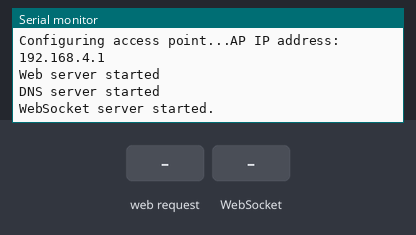
This sketch was run on a simulated ESP8266 (NodeMCU). On the bench: the last lines printed to the serial monitor. The test bench sets the inputs (shaded band).

Above: at 6.2 s.
6.3 s: HTTP request GET / received
At 7.5 s:
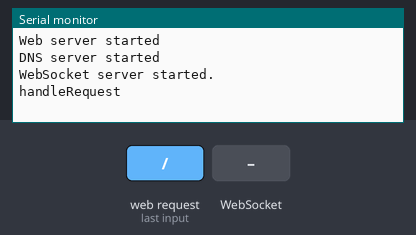
7.8 s: WebSocket text "/" received
At 8.8 s:
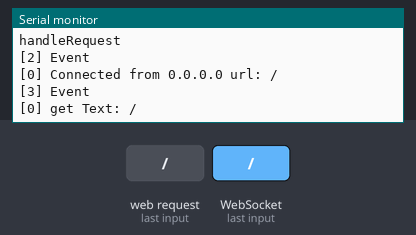
9.3 s: HTTP request GET /upload received
At 10.0 s:
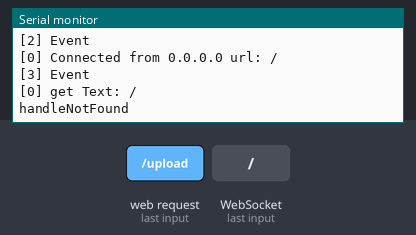
10.8 s: WebSocket text "1" received
At 11.1 s:
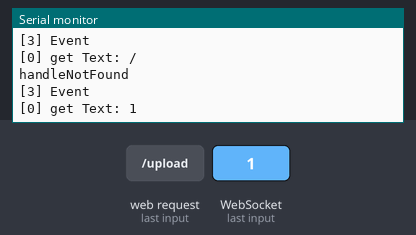

Measured:
- after the input at 6.3 s, the serial monitor: prints a new line at once (image 1)
- after the input at 7.8 s, the serial monitor: prints a new line at once (image 2)
- after the input at 9.3 s, the serial monitor: prints a new line at once (image 3)
- after the input at 10.8 s, the serial monitor: prints a new line at once (image 4)

The sketch:

ESP_PixelFan.ino
```cpp
#include <ESP8266WiFi.h>
#include <WiFiClient.h>
#include <SPI.h>
#include "src/MyWebserver.hpp"
#include "src/MyWebsocketServer.hpp"

/* Set these to your desired credentials. */
const char *ssid = "PixelFan";
const char *password = "";

#define LINES_PER_ROUND 180
#define LEDS_PER_LINE 26

uint8_t ledBuff[LINES_PER_ROUND*LEDS_PER_LINE][4];

WiFiServer dnsServer(53);
MyWebserver pixelFanWebserver;
MyWebsocketServer websocketServer(81);

/* Just a little test message.  Go to http://192.168.4.1 in a web browser
   connected to this access point to see it.
*/


void setup() {
  SPI.setFrequency(8000000);
  SPI.setBitOrder(MSBFIRST);
  SPI.begin();

  delay(5000);
  Serial.begin(115200);
  Serial.println();
  Serial.print("Configuring access point...");
  /* You can remove the password parameter if you want the AP to be open. */
  WiFi.softAP(ssid, password);

  IPAddress myIP = WiFi.softAPIP();
  Serial.print("AP IP address: ");
  Serial.println(myIP);

  pixelFanWebserver.init();

  Serial.println("Web server started");

  dnsServer.begin();
  Serial.println("DNS server started");

  websocketServer.begin();

  //fill buffer:
	for(uint32_t i = 0; i < LINES_PER_ROUND*LEDS_PER_LINE; i++)
	{
    if(i < LINES_PER_ROUND*LEDS_PER_LINE/2)
    {
      ledBuff[i][0] = 0xFF;
      ledBuff[i][1] = 0;
      ledBuff[i][2] = 0;
      ledBuff[i][3] = 6;
    }
    else
    {
      ledBuff[i][0] = 0xFF;
      ledBuff[i][1] = 6;
      ledBuff[i][2] = 0;
      ledBuff[i][3] = 6;
    }
	}

  SPI.setFrequency(8000000);
  SPI.setBitOrder(MSBFIRST);
  SPI.begin();

}

void loop() {
  static uint32_t cnt = 0;

  pixelFanWebserver.loop();
  websocketServer.loop();

  cnt++;

  if(cnt == 800)
  {
    if(websocketServer.newImage())
    {
      for(int i = 0; i < LINES_PER_ROUND*LEDS_PER_LINE; i++)
      {
        SPI.transfer(ledBuff[i][0]);
        SPI.transfer(ledBuff[i][1]);
        SPI.transfer(ledBuff[i][2]);
        SPI.transfer(ledBuff[i][3]);
      }
    }
    cnt = 0;
  }


  /*WiFiClient client = dnsServer.available();

  if (client) {

    while (client.connected()) {

      while (client.available()>0) {
        char c = client.read();
        Serial.write(c);
      }

      delay(10);
    }

    client.stop();
    Serial.println("Client disconnected");

  }*/
}
```

MyWebserver.cpp
```cpp
#include "MyWebserver.hpp"
#include "Websites.hpp"

extern uint8_t* ledBuff;

MyWebserver::MyWebserver():
    webServer(80)
{

}

void MyWebserver::init()
{
  webServer.onNotFound(std::bind(&MyWebserver::handleNotFound, this));
  webServer.on("/", std::bind(&MyWebserver::handleRequest, this));
  //webServer.onFileUpload(handleUpload);

  webServer.on("/upload", HTTP_POST,                       // if the client posts to the upload page
    std::bind(&MyWebserver::handlePostRequest, this) ,                          // Send status 200 (OK) to tell the client we are ready to receive
    std::bind(&MyWebserver::handleFileUpload, this)                // Receive and save the file
  );

  webServer.begin();

}

void MyWebserver::handlePostRequest()
{
    Serial.println("POST request");

    webServer.send(200);
}

void MyWebserver::loop()
{
    webServer.handleClient();
}

void MyWebserver::handleNotFound() {
  Serial.println("handleNotFound");
  //webServer.sendHeader 	("Location","http://192.168.4.1/");
  //webServer.send(302, "text/html", "<h1>Moved</h1>");

  webServer.send(200, "text/html", "<h1>not Found :)</h1>");

}

void MyWebserver::handleRequest() {
  Serial.println("handleRequest");
  webServer.send(200, "text/html", Websites::mainPage);
/*
  char tmpBuf[7];
  for(uint16_t i = 0; i < 6000; i++)
  {
    itoa(adcData[i], tmpBuf, 10);
    webServer.sendContent( tmpBuf );
    webServer.sendContent( "\n" );
  }
  webServer.client().stop();*/
}


String MyWebserver::getContentType(String filename) { // convert the file extension to the MIME type
  if (filename.endsWith(".html")) return "text/html";
  else if (filename.endsWith(".css")) return "text/css";
  else if (filename.endsWith(".js")) return "application/javascript";
  else if (filename.endsWith(".ico")) return "image/x-icon";
  else if (filename.endsWith(".gz")) return "application/x-gzip";
  return "text/plain";
}


void MyWebserver::handleFileUpload(){ // upload a new file to the SPIFFS
  HTTPUpload& upload = webServer.upload();

  Serial.print("handleFileUpload: ");
  Serial.println(upload.status);

  if(upload.status == UPLOAD_FILE_START){
      fileBufIndex = 0;
    String filename = upload.filename;
    if(!filename.startsWith("/")) filename = "/"+filename;
    Serial.print("handleFileUpload Name: "); Serial.println(filename);
  } else if(upload.status == UPLOAD_FILE_WRITE){
    Serial.println("File:");
    for(uint32_t i = 0; i < upload.currentSize; i++)
    {
      //Serial.print(upload.buf[i]);
      ledBuff[fileBufIndex] = upload.buf[i];

      //if(fileBufIndex < (MAX_FILE_SIZE-1))
        fileBufIndex++;

    }
    Serial.println("");
  } else if(upload.status == UPLOAD_FILE_END){
      Serial.print("handleFileUpload Size: ");
      Serial.println(upload.totalSize);
      Serial.print("pointer: ");
      Serial.println(fileBufIndex);
      webServer.sendHeader("Location","/");      // Redirect the client to the success page
      webServer.send(303);
    //} else {
    //  webServer.send(500, "text/plain", "500: couldn't create file");
    //}
  }
}


/*
bool handleFileRead(String path) { // send the right file to the client (if it exists)
  Serial.println("handleFileRead: " + path);
  if (path.endsWith("/")) path += "index.html";          // If a folder is requested, send the index file
  String contentType = getContentType(path);             // Get the MIME type
  String pathWithGz = path + ".gz";
  if (SPIFFS.exists(pathWithGz) || SPIFFS.exists(path)) { // If the file exists, either as a compressed archive, or normal
    if (SPIFFS.exists(pathWithGz))                         // If there's a compressed version available
      path += ".gz";                                         // Use the compressed verion
    File file = SPIFFS.open(path, "r");                    // Open the file
    size_t sent = webServer.streamFile(file, contentType);    // Send it to the client
    file.close();                                          // Close the file again
    Serial.println(String("\tSent file: ") + path);
    return true;
  }
  Serial.println(String("\tFile Not Found: ") + path);   // If the file doesn't exist, return false
  return false;
}*/
```

MyWebserver.hpp
```cpp
#ifndef MY_WEBSERVER_HPP
#define MY_WEBSERVER_HPP


#include <ESP8266WebServer.h>

//#define MAX_FILE_SIZE 12675

class MyWebserver
{
    public:
    MyWebserver();
    void init();
    void loop();

    private:
    void handleRequest();
    void handlePostRequest();
    void handleNotFound();
    bool handleFileRead(String path);       // send the right file to the client (if it exists)
    void handleFileUpload();                // upload a new file to the SPIFFS
    String getContentType(String filename); // convert the file extension to the MIME type

    ESP8266WebServer webServer;
    //char fileBuf[MAX_FILE_SIZE];
    uint32_t fileBufIndex;
};

#endif
```

MyWebsocketServer.cpp
```cpp
#include "MyWebsocketServer.hpp"

extern uint8_t ledBuff[255*26][4];

MyWebsocketServer::MyWebsocketServer(int port):
    webSocket(port)
{

}

void MyWebsocketServer::begin()
{
    webSocket.begin();                          // start the websocket server
    //webSocket.onEvent(std::function<void(unsigned char, WStype_t, unsigned char*, unsigned int)> &webSocketEvent);          // if there's an incomming websocket message, go to function 'webSocketEvent'
    webSocket.onEvent(std::bind(&MyWebsocketServer::webSocketEvent, this, std::placeholders::_1, std::placeholders::_2, std::placeholders::_3, std::placeholders::_4));          // if there's an incomming websocket message, go to function 'webSocketEvent'
    Serial.println("WebSocket server started.");
}

void MyWebsocketServer::webSocketEvent(uint8_t num, WStype_t type, uint8_t * payload, size_t length)
{ // When a WebSocket message is received
  Serial.printf("[%u] Event\n", (int)type);

  switch (type) {
    case WStype_DISCONNECTED:             // if the websocket is disconnected
      Serial.printf("[%u] Disconnected!\n", num);
      break;
    case WStype_CONNECTED: {              // if a new websocket connection is established
        IPAddress ip = webSocket.remoteIP(num);
        Serial.printf("[%u] Connected from %d.%d.%d.%d url: %s\n", num, ip[0], ip[1], ip[2], ip[3], payload);
      }
      break;
    case WStype_TEXT:                     // if new text data is received
      Serial.printf("[%u] get Text: %s\n", num, payload);
      break;

      case WStype_BIN:
      Serial.printf("[%u] get Binary with length: %u \n", num, length);
      uint32_t startIndex = (((uint32_t)payload[0]) << 8) + payload[1];
      for(uint32_t i = 0; i < length-2; i++)
      {
        *((&ledBuff[0][0]) + (startIndex + i)) = payload[i+2];
      }
      newImageReceived = true;

      break;
  }
}

bool MyWebsocketServer::newImage()
{
  bool result = newImageReceived;
  newImageReceived = 0;
  return result;
}

void MyWebsocketServer::loop()
{
  webSocket.loop();
}
```

MyWebsocketServer.hpp
```cpp
#ifndef MY_WEBSOCKET_SERVER_HPP
#define MY_WEBSOCKET_SERVER_HPP

#include <ESP8266WiFi.h>
#include <WebSocketsServer.h>

class MyWebsocketServer
{
    public:
    MyWebsocketServer(int port);
    void begin();
    void webSocketEvent(uint8_t num, WStype_t type, uint8_t * payload, size_t length);
    void loop();
    bool newImage();

    private:
    bool newImageReceived = false;
    WebSocketsServer webSocket;
};

#endif
```

Source omitted: Websites.hpp (12849 bytes)
